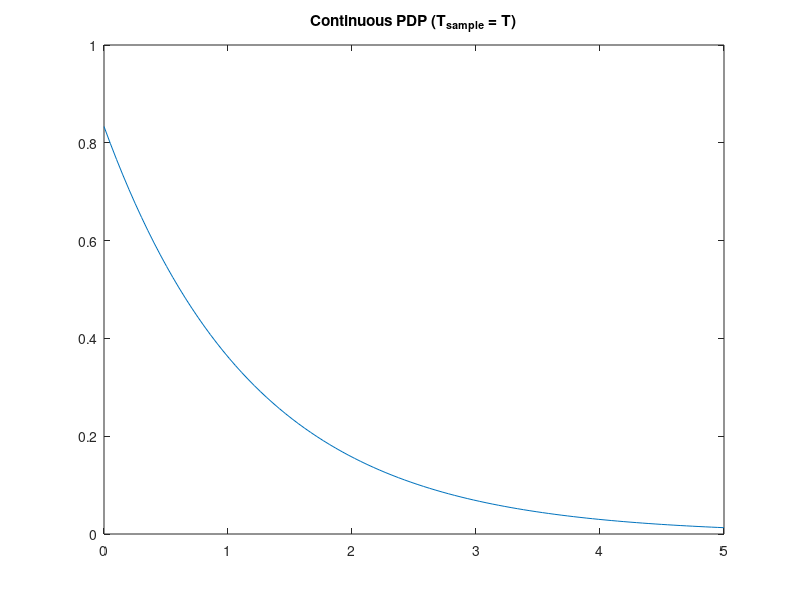
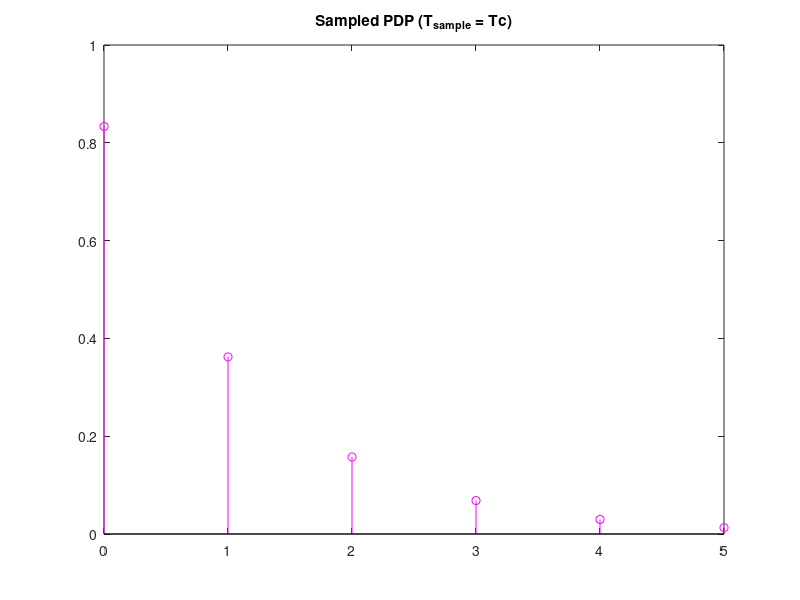
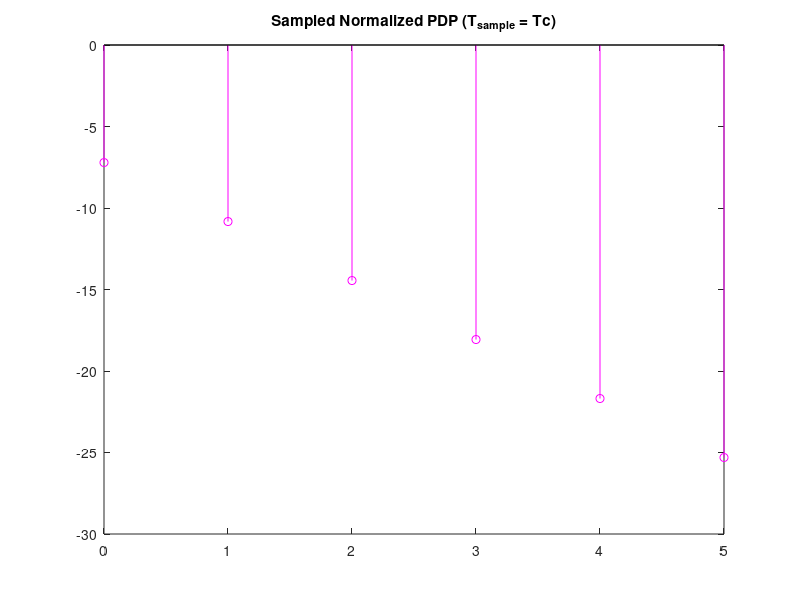

The MATLAB script that drew these images, in order: (Note: this script raises an error after producing the figures.)
clear all
close all
T = 4;      % Sampling time before interpolation
tau_rms = 0.3*T;       
tau = linspace(0, 5, 100);
PDP_continuous = exp(-tau/tau_rms)./tau_rms;
figure
plot(tau, PDP_continuous);
title('Continuous PDP (T_{sample} = T)');

%I'll now sample the "continuous" PDP
Tc = (0.25*T);      %New sampling time
tau = 0:Tc:5;
samples = 3;
PDP_sampled = exp(-tau/tau_rms)./tau_rms;
%PDP_sampled = [PDP_sampled(1:samples) zeros(1, length(PDP_sampled )-samples)] ;
figure
stem(tau, PDP_sampled, 'm');
title('Sampled PDP (T_{sample} = Tc)');


%normalization of the PDP
K = 3; %K in dB
K = 10^(K/10); % K in linear

Md = sum(PDP_sampled);

C = sqrt(K/(K+1));

norm = Md/( 1 - C^2 ); % MdNorm = 1 - c^2

MdNorm = Md/norm; %PDP normalized

sum( MdNorm ) + C^2;
PDP_sampled = PDP_sampled/norm;
figure
stem(tau, 10*log10(PDP_sampled), 'm');
title('Sampled Normalized PDP (T_{sample} = Tc)');

%Classical Doppler

fd = 5*10.^(-3)/T;
inp_length = 10000;

gtilda = cell(samples, 1);
giInt = cell(samples, 1);

for i = 1:samples
%White noise
w_i = wgn(1, inp_length, 0, 'complex');
%NarrowBand Filter
gtilda{i} = Hds1(w_i);

%Cubic Interpolator
x = 0:length(gtilda{i})-1;

xx = 0: (1/80)*Tc : length(gtilda{i})-1;

%         figure
%     plot(x, (10*log10(abs(gtilda{i}))));
%     title('Absolute value of gtilda (dB)');
%     xlabel('tau');
%     ylabel('|g_i| (dB)');

giInt{i} = interp1( x, gtilda{i}, xx, 'spline');

end

g_mean = {mean(giInt{1}(:)) mean(giInt{2}(:)) mean(giInt{3}(:))};
g_var = {var(giInt{1}(:)) var(giInt{2}(:)) var(giInt{3}(:))};
% figure
% plot(x,gi,'o',xx,giInt)

%Sigma_i
sigma_i = zeros(samples, 1);

for i = 1:samples
   sigma_i(i) = sqrt(PDP_sampled(i)); 
   
end

%g_i
g_i = cell(samples, 1);

for i = 1:samples
    
    g_i{i} = sigma_i(i) * giInt{i};
    
    if i == 1
        g_i{i} = g_i{i} + C;
    end
    
    figure
    plot( 1:2000, g_i{i}(1:2000));
    title('Absolute value of g_i (dB)');
    xlabel('t');
    ylabel('|g_i| (dB)');
end

g_mean = {mean(g_i{1}(:)) mean(g_i{2}(:)) mean(g_i{3}(:))};
g_var = {var(g_i{1}(:)) var(g_i{2}(:)) var(g_i{3}(:))};

h1 = abs(g_i{2}(1:1000));
radEh1 = sqrt(PDP_sampled(2));
f1 = h1./radEh1;
bin_vector = 0:0.1:6;
n = hist(f1, bin_vector );
area = sum(n*0.1);
n = n/area;
figure
bar(bin_vector, n);
hold on

%Stantard complex normal pdf
z = 0:0.01:3;
pdf = 2*z.*exp(-z.^2);
energy = sum(pdf*0.01)
plot(z, pdf, 'm', 'LineWidth', 2);
